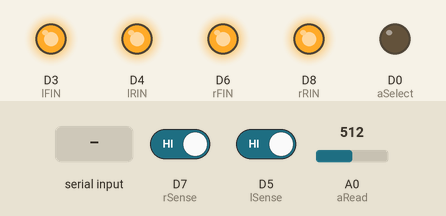
This sketch was run on a simulated ESP8266 (Wemos D1 mini). On the bench: output pins drawn as LEDs (lit = HIGH). Inputs (shaded band) come from the test bench; at power-on: D7 (rSense) HIGH, D5 (lSense) HIGH, A0 (aRead) = 512. What the sketch prints to the serial monitor is not drawn.

Above: at 1.5 s.
1.6 s: "v\n" received over Serial
At 2.0 s:
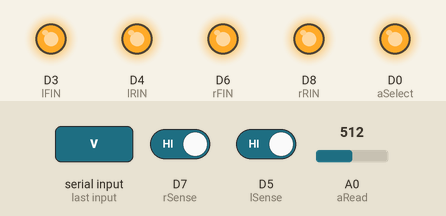
3.1 s: "L90\n" received over Serial
At 4.3 s:
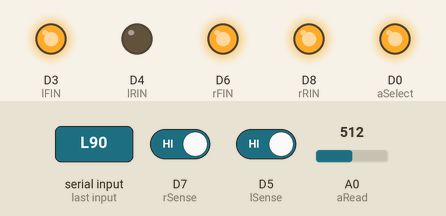
4.6 s: "i\n" received over Serial
At 5.5 s:
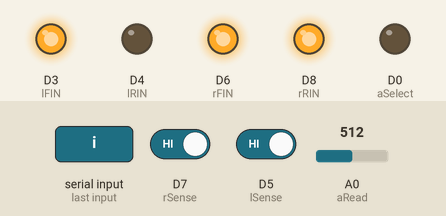
6.1 s: "l90\n" received over Serial
At 6.6 s:
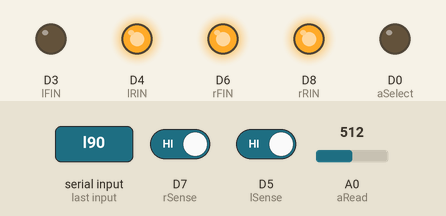
7.6 s: "R90\n" received over Serial
At 8.8 s:
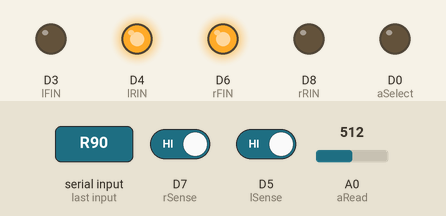
9.1 s: "r90\n" received over Serial
At 10.1 s:
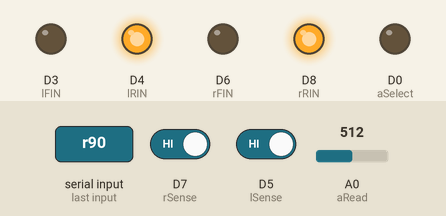
Timing chart, 0 to 11.6 s (numbered marks = the images above; inputs shaded):
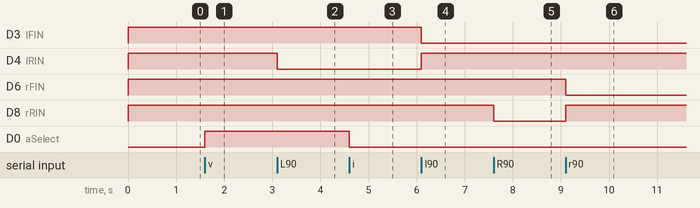

Measured:
- after the input at 1.6 s, D0 (aSelect): LOW → HIGH at once
- after the input at 3.1 s, D4 (lRIN): HIGH → LOW at once
- after the input at 4.6 s, D0 (aSelect): HIGH → LOW at once
- after the input at 6.1 s, D3 (lFIN): HIGH → LOW at once; D4 (lRIN): LOW → HIGH at once
- after the input at 7.6 s, D8 (rRIN): HIGH → LOW at once
- after the input at 9.1 s, D6 (rFIN): HIGH → LOW at once; D8 (rRIN): LOW → HIGH at once

The sketch:

PCB-test.ino
```cpp
// (licence header left out)
#include <Wire.h>
#include <VL53L0X.h>

VL53L0X sensor;

#define WEMOS_MINI

#ifdef WEMOS_R1
// Wemos D1 R1 "Arduino" pins

const char rRIN = D6; // Right motor pins
const char rFIN = D5; //

const char lRIN = D8; // Left motor pins
const char lFIN = D7; //

const char rSense = D9; // Wheel sensors NB: LED pin - LED pulls up?
const char lSense = D10; // (Input pulldown)

const char led = LED_BUILTIN; // D9

const char aSelect = D2;     // Select analogue channel
const char aRead = A0;       // Read analogue voltage
#endif


#ifdef WEMOS_R2
// Wemos D1 R2 "Arduino" pins

const char rRIN = D4; // Right motor pins
const char rFIN = D3;

const char lRIN = D6; // Left motor pins
const char lFIN = D8;

const char rSense = D7; // Wheel sensors
const char lSense = D5;

const char led = LED_BUILTIN;

const char aSelect = D0;     // Select analogue channel
const char aRead = A0;       // Read analogue voltage
#endif

#ifdef WEMOS_MINI
// Wemos Mini "Arduino" pins

const char rRIN = D8; // Right motor pins
const char rFIN = D6;

const char lRIN = D4; // Left motor pins
const char lFIN = D3;

const char rSense = D7; // Wheel sensors
const char lSense = D5;

const char led = LED_BUILTIN;

const char aSelect = D0;     // Select analogue channel
const char aRead = A0;       // Read analogue voltage
#endif

const char photo = false;    // Send to aSelect to read the photosensor
const char voltage = !photo; // Send to aSelect to read the battery voltage

// Motor directions, stop and motor control data

const char stop = 0;
const char forward = 1;
const char backward = 2;
volatile char leftDirection, rightDirection; // What each motor is doing
unsigned char lfPWM, lbPWM, rfPWM, rbPWM;    // PWM to control each motor speed (forward != backward in general)
volatile long leftCount, rightCount; // Counts of the wheel opto-slots
volatile long leftTime, rightTime;  // milliseconds that the motor's been turning
volatile char lStop, rStop; // Flag for when a motor has just stopped


// LIDAR numbers

float rateLimit = 0.25;
uint32_t timingBudget = 100000;
uint8_t periodPrePclks = 18; // Must be even
uint8_t periodFinalPclks = 14; // Must be even
unsigned int defaultDistance = 2000;

void SetupLIDAR()
{
  Serial.println("Sensor starting.");

  Wire.begin();

  sensor.init();
  sensor.setTimeout(500);
  if(!sensor.setSignalRateLimit(rateLimit))
  {
    Serial.println("Rate limit out of range.");
    sensor.setSignalRateLimit(0.25);
  }

  if(!sensor.setMeasurementTimingBudget(timingBudget))
  {
    Serial.println("Timing budget out of range.");
    sensor.setMeasurementTimingBudget(33000);
  }

  if(!sensor.setVcselPulsePeriod(VL53L0X::VcselPeriodPreRange, periodPrePclks))
  {
    Serial.println("Pulse pre period wrong.");
    sensor.setVcselPulsePeriod(VL53L0X::VcselPeriodPreRange, 14);
  }

  if(!sensor.setVcselPulsePeriod(VL53L0X::VcselPeriodFinalRange, periodFinalPclks))
  {
    Serial.println("Pulse final period wrong.");
    sensor.setVcselPulsePeriod(VL53L0X::VcselPeriodFinalRange, 10);
  }

  // Start continuous back-to-back mode (take readings as
  // fast as possible).  To use continuous timed mode
  // instead, provide a desired inter-measurement period in
  // ms (e.g. sensor.startContinuous(100)).
  sensor.startContinuous();
}

// Return the distance in mm

unsigned int LIDARDistance()
{
  unsigned int r = sensor.readRangeContinuousMillimeters();
  if (sensor.timeoutOccurred())
  {
    Serial.println("\nSensor timeout");
  }
  if(r > 7500)
  {
    if(r > 9000)
      Serial.println("Sensor reset needed.");
    r = defaultDistance;
  }
  return r;
}

// Control the leftmotor

void LeftMotor(char direction)
{
  switch(direction)
  {
    case forward:
      digitalWrite(lRIN, LOW);
      analogWrite(lFIN, lfPWM);
      break;

    case backward:
      digitalWrite(lFIN, LOW);
      analogWrite(lRIN, lbPWM);
      break;

    case stop:
    default:
      digitalWrite(lRIN, HIGH);
      digitalWrite(lFIN, HIGH);
  }

  // Remember what we're doing

  leftDirection = direction;
}

// Control the right motor

void RightMotor(char direction)
{
  switch(direction)
  {
    case forward:
      digitalWrite(rRIN, LOW);
      analogWrite(rFIN, rfPWM);
      break;

    case backward:
      digitalWrite(rFIN, LOW);
      analogWrite(rRIN, rbPWM);
      break;

    case stop:
    default:
      digitalWrite(rRIN, HIGH);
      digitalWrite(rFIN, HIGH);
  }

  // Remember what we're doing

  rightDirection = direction;
}


void PrintDistance()
{
  Serial.print("LIDAR distanc (mm): ");
  Serial.println(LIDARDistance());
}

void PrintWheels()
{
  Serial.print("L, R wheel sensors: ");
  Serial.print(digitalRead(lSense));
  Serial.print(", ");
  Serial.println(digitalRead(rSense));
}

void PrintIllumination()
{
  digitalWrite(aSelect,photo);
  int v = analogRead(aRead);
  Serial.print("Illumination voltage: ");
  Serial.println(v);
}

void PrintBattery()
{
  digitalWrite(aSelect,voltage);
  int v = analogRead(aRead);
  Serial.print("Battery voltage: ");
  Serial.println(v);
}

// Set the right motor running for n opto-wheel-slot pulses

void RunRight(long n, char dir)
{
  rightCount = n;
  RightMotor(dir);
  rightTime = millis();
}

// Set the left motor running for n opto-wheel-slot pulses

void RunLeft(long n, char dir)
{
  leftCount = n;
  LeftMotor(dir);
  leftTime = millis();
}

// This function gets called by the interrupt on the falling edge
// of the left wheel opto-slot sensor signal.

void LeftInterupt()
{
  if(leftDirection == stop)
    return;
  leftCount--; // Countdown
  if(leftCount > 0)
    return;
  LeftMotor(stop);
  leftTime = millis() - leftTime;
  lStop = true;
}


// This function gets called by the interrupt on the falling edge
// of the right wheel opto-slot sensor signal.

void RightInterupt()
{
  if(rightDirection == stop)
    return;
  rightCount--; // Countdown
  if(rightCount > 0)
    return;
  RightMotor(stop);
  rightTime = millis() - rightTime;
  rStop = true;
}

// This gets called when the main loop detects that the left motor has stopped.

void LeftStopped()
{
  lStop = false;
  Serial.print("\nLeft motor turned for ");
  Serial.print(leftTime);
  Serial.println(" ms.");
}

// This gets called when the main loop detects that the right motor has stopped.

void RightStopped()
{
  rStop = false;
  Serial.print("\nRight motor turned for ");
  Serial.print(rightTime);
  Serial.println(" ms.");
}

// Remind the user what can be done...

void Prompt()
{
  Serial.println("\nCommands:");
  Serial.println(" L n - turn left motor for n steps forward.");
  Serial.println(" l n - turn left motor for n steps backward.");
  Serial.println(" R n - turn right motor for n steps forward.");
  Serial.println(" r n - turn right motor for n steps backward.");
  Serial.println(" c - calibrate motor speeds.");
  Serial.println(" d - print distance reading.");
  Serial.println(" w - print states of wheel sensors.");
  Serial.println(" v - print battery voltage.");
  Serial.println(" i - print illumination voltage.");
  Serial.println();
}

void setup()
{
  Serial.begin(9600);
  Serial.println("begin");

  pinMode(rRIN, OUTPUT);
  pinMode(rFIN, OUTPUT);
  pinMode(lRIN, OUTPUT);
  pinMode(lFIN, OUTPUT);
  pinMode(rSense, INPUT_PULLUP);
  pinMode(lSense, INPUT_PULLUP);
  pinMode(aSelect, OUTPUT);
  pinMode(aRead, INPUT);

  RightMotor(stop);
  LeftMotor(stop);

  attachInterrupt(digitalPinToInterrupt(rSense), RightInterupt, FALLING);
  attachInterrupt(digitalPinToInterrupt(lSense), LeftInterupt, FALLING);

  SetupLIDAR();

  leftCount = 0;
  rightCount = 0;
  leftTime = 0;
  rightTime = 0;
  lStop = false;
  rStop = false;
  lfPWM = 255;
  lbPWM = 255;
  rfPWM = 255;
  rbPWM = 255;

  Prompt();

  Serial.print("Command: ");
}

void CalibrateMotors()
{

}


void loop()
{
  char c;
  long n;

  // Has the user typed a command?

  c = 0;
  if (Serial.available() > 0)
      c = (char)Serial.read();
  if(c == '\n' || c == '\r' || c == ' ') // Throw away white space
    c = 0;

  if(c)
  {
    Serial.println(c);

    switch(c)
    {
      case 'L':
        n = Serial.parseInt();
        RunLeft(n, forward);
        break;

     case 'l':
        n = Serial.parseInt();
        RunLeft(n, backward);
        break;

     case 'R':
        n = Serial.parseInt();
        RunRight(n, forward);
        break;

     case 'r':
        n = Serial.parseInt();
        RunRight(n, backward);
        break;

     case 'c':
        CalibrateMotors();
        break;

     case 'd':
        PrintDistance();
        break;

     case 'w':
        PrintWheels();
        break;

     case 'v':
        PrintBattery();
        break;

     case 'i':
        PrintIllumination();
        break;

      case 0:
        break;

      default:
        Serial.println("??");
        Prompt();
        break;
    }
    Serial.print("Command: ");
  }

  // Check if an interrupt function has stopped a motor and,
  // if so, report how long the motor turned.

  if(lStop)
  {
    LeftStopped();
    Serial.print("Command: ");
  }

  if(rStop)
  {
    RightStopped();
    Serial.print("Command: ");
  }
}
```
